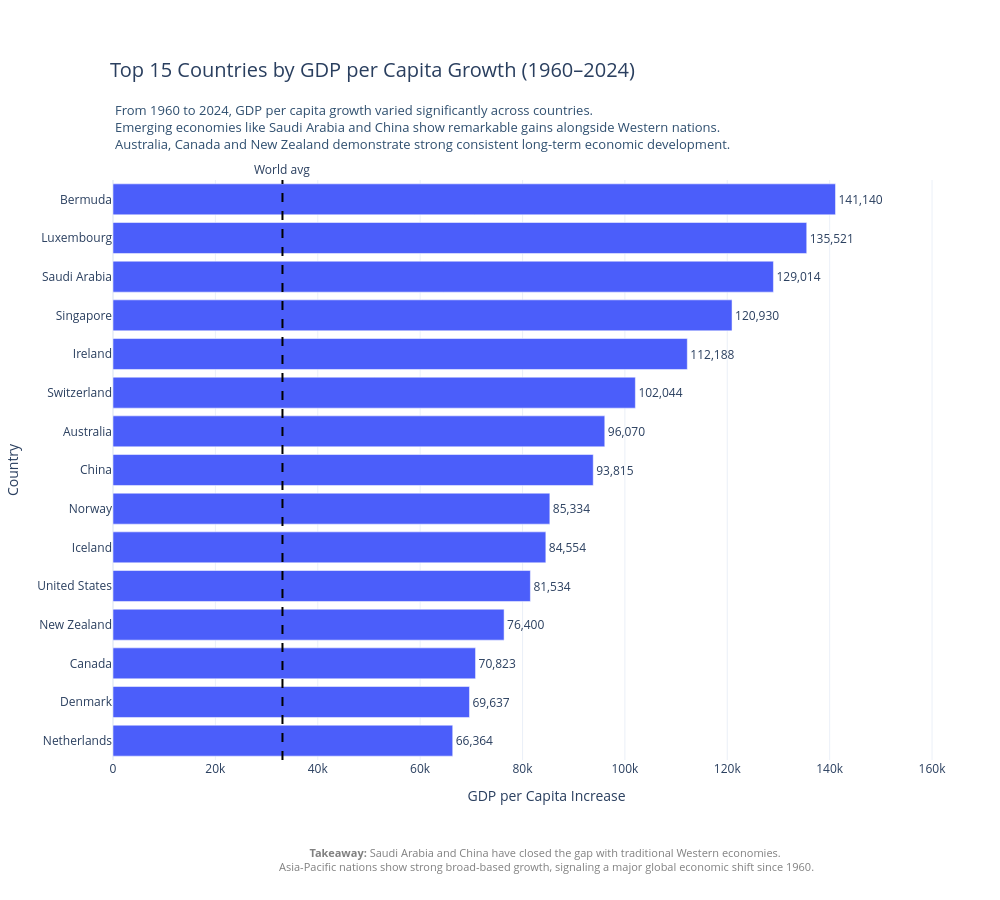

Source (notebook cell):
### Markdown cell above
<h3>Question 2:  Which countries had the highest GDP per capita growth (1960–2024)?</h3>

<h5>This chart uses the same title, format and color as the truth version but 
silently displays Australia (AUD), Canada (CAD), New Zealand (NZD), 
Saudi Arabia (SAR) and China (CNY) in local currency instead of USD — 
without any disclosure. Saudi Arabia appears at 129,014 and China at 93,815, 
making them look competitive with Western nations when their real USD growth 
is only $34,404 and $13,213 respectively. The world average line is also 
inflated by 1.5x to match the distorted scale. No underlying data values 
were changed — the deception is purely in the unit of display.</h5>

### Code cell
# ══════════════════════════════════════════════════════════════════════════════
# LIE: Mix USD and local currencies — Australia, Canada, New Zealand,
# Singapore, Saudi Arabia and China shown in local currency without disclosure
# ══════════════════════════════════════════════════════════════════════════════

df_1960 = df1[df1["Year"] == 1960][["Country Name", "GDP_per_capita"]].rename(columns={"GDP_per_capita": "gdp_1960"})
df_2024 = df1[df1["Year"] == 2024][["Country Name", "GDP_per_capita"]].rename(columns={"GDP_per_capita": "gdp_2024"})
merged = pd.merge(df_1960, df_2024, on="Country Name")
merged["growth_usd"] = merged["gdp_2024"] - merged["gdp_1960"]

# ── Real world avg in USD ─────────────────────────────────────────────────────
real_world_avg = merged["growth_usd"].mean()

# ── Top 10 by USD + 5 extra = 15 total ───────────────────────────────────────
top10_usd = merged.sort_values("growth_usd", ascending=False).head(10)
extra     = merged[merged["Country Name"].isin([
    "Australia", "Canada", "New Zealand", "Saudi Arabia", "China"
])]
df_mixed  = pd.concat([top10_usd, extra]).drop_duplicates(subset="Country Name").reset_index(drop=True)

# ── Exchange rates (2024) ─────────────────────────────────────────────────────
exchange_rates = {
    "Australia":    1.53,
    "Canada":       1.36,
    "New Zealand":  1.63,
    "Saudi Arabia": 3.75,
    "China":        7.10,
    "Singapore":    1.34,
}

currency_labels = {
    "Australia":    "AUD",
    "Canada":       "CAD",
    "New Zealand":  "NZD",
    "Saudi Arabia": "SAR",
    "China":        "CNY",
    "Singapore":    "SGD",
}

df_mixed["exchange_rate"] = df_mixed["Country Name"].map(exchange_rates).fillna(1.0)
df_mixed["currency"]      = df_mixed["Country Name"].map(currency_labels).fillna("USD")
df_mixed["growth_mixed"]  = df_mixed["growth_usd"] * df_mixed["exchange_rate"]
df_mixed = df_mixed.sort_values("growth_mixed", ascending=True).reset_index(drop=True)

# ── Fake world avg ────────────────────────────────────────────────────────────
fake_world_avg = real_world_avg * 1.5

# ── Plot ──────────────────────────────────────────────────────────────────────
fig_lie = px.bar(
    df_mixed,
    x="growth_mixed",
    y="Country Name",
    orientation="h",
    labels={"growth_mixed": "GDP per Capita Increase", "Country Name": "Country"},
    text="growth_mixed",
    color_discrete_sequence=["#4B5EFA"]
)

fig_lie.update_traces(
    texttemplate="%{text:,.0f}",
    textposition="outside",
    hovertemplate="<b>%{y}</b><br>Growth: %{x:,.0f}<extra></extra>"
)

fig_lie.add_vline(
    x=fake_world_avg,
    line_dash="dash",
    line_color="black",
    annotation_text="World avg",
    annotation_position="top"
)

# ── Subtitle text — fake, sounds legitimate ───────────────────────────────────
fig_lie.add_annotation(
    x=0,
    y=1.14,
    xref="paper",
    yref="paper",
    text=(
        "From 1960 to 2024, GDP per capita growth varied significantly across countries.<br>"
        "Emerging economies like Saudi Arabia and China show remarkable gains alongside Western nations.<br>"
        "Australia, Canada and New Zealand demonstrate strong consistent long-term economic development."
    ),
    showarrow=False,
    font=dict(size=13, color="#2f4f6f"),
    align="left",
    xanchor="left"
)

# ── Bottom takeaway — fake, sounds legitimate ─────────────────────────────────
fig_lie.add_annotation(
    x=0.5,
    y=-0.2,
    xref="paper",
    yref="paper",
    text=(
        "<b>Takeaway:</b> Saudi Arabia and China have closed the gap with traditional Western economies. "
        "<br>Asia-Pacific nations show strong broad-based growth, signaling a major global economic shift since 1960."
    ),
    showarrow=False,
    font=dict(size=11, color="gray"),
    align="center",
    xanchor="center"
)

fig_lie.update_layout(
    title=dict(
        text="Top 15 Countries by GDP per Capita Growth (1960–2024)",
        x=0.11,                 # ← same as truth
        xanchor="left",
        y=0.93,
        yanchor="top",
        font=dict(size=20)
    ),
    height=900,
    width=1000,
    xaxis_title="GDP per Capita Increase",
    yaxis_title="Country",
    uniformtext_minsize=8,
    uniformtext_mode="hide",
    paper_bgcolor="white",
    plot_bgcolor="white",
    margin=dict(l=40, r=20, t=180, b=140),
    xaxis_range=[0, df_mixed["growth_mixed"].max() * 1.2]
)

fig_lie.show()

### Figure 1 — Plotly figure (JSON) as saved in the notebook; plotly's stock layout.template omitted (floating-point values rounded to 4 significant figures)
{"data": [{"hovertemplate": "<b>%{y}</b><br>Growth: %{x:,.0f}<extra></extra>", "legendgroup": "", "marker": {"color": "#4B5EFA", "pattern": {"shape": ""}}, "name": "", "orientation": "h", "showlegend": false, "text": [66360.0, 69640.0, 70820.0, 76400.0, 81530.0, 84550.0, 85330.0, 93820.0, 96070.0, 102000.0, 112200.0, 120900.0, 129000.0, 135500.0, 141100.0], "textposition": "outside", "texttemplate": "%{text:,.0f}", "type": "bar", "x": [66360.0, 69640.0, 70820.0, 76400.0, 81530.0, 84550.0, 85330.0, 93820.0, 96070.0, 102000.0, 112200.0, 120900.0, 129000.0, 135500.0, 141100.0], "xaxis": "x", "y": ["Netherlands", "Denmark", "Canada", "New Zealand", "United States", "Iceland", "Norway", "China", "Australia", "Switzerland", "Ireland", "Singapore", "Saudi Arabia", "Luxembourg", "Bermuda"], "yaxis": "y"}], "layout": {"annotations": [{"showarrow": false, "text": "World avg", "x": 33110.0, "xanchor": "center", "xref": "x", "y": 1, "yanchor": "bottom", "yref": "y domain"}, {"align": "left", "font": {"color": "#2f4f6f", "size": 13}, "showarrow": false, "text": "From 1960 to 2024, GDP per capita growth varied significantly across countries.<br>Emerging economies like Saudi Arabia and China show remarkable gains alongside Western nations.<br>Australia, Canada and New Zealand demonstrate strong consistent long-term economic development.", "x": 0, "xanchor": "left", "xref": "paper", "y": 1.14, "yref": "paper"}, {"align": "center", "font": {"color": "gray", "size": 11}, "showarrow": false, "text": "<b>Takeaway:</b> Saudi Arabia and China have closed the gap with traditional Western economies. <br>Asia-Pacific nations show strong broad-based growth, signaling a major global economic shift since 1960.", "x": 0.5, "xanchor": "center", "xref": "paper", "y": -0.2, "yref": "paper"}], "barmode": "relative", "height": 900, "legend": {"tracegroupgap": 0}, "margin": {"b": 140, "l": 40, "r": 20, "t": 180}, "paper_bgcolor": "white", "plot_bgcolor": "white", "shapes": [{"line": {"color": "black", "dash": "dash"}, "type": "line", "x0": 33110.0, "x1": 33110.0, "xref": "x", "y0": 0, "y1": 1, "yref": "y domain"}], "title": {"font": {"size": 20}, "text": "Top 15 Countries by GDP per Capita Growth (1960–2024)", "x": 0.11, "xanchor": "left", "y": 0.93, "yanchor": "top"}, "uniformtext": {"minsize": 8, "mode": "hide"}, "width": 1000, "xaxis": {"anchor": "y", "domain": [0, 1], "range": [0, 169400.0], "title": {"text": "GDP per Capita Increase"}}, "yaxis": {"anchor": "x", "domain": [0, 1], "title": {"text": "Country"}}}}
